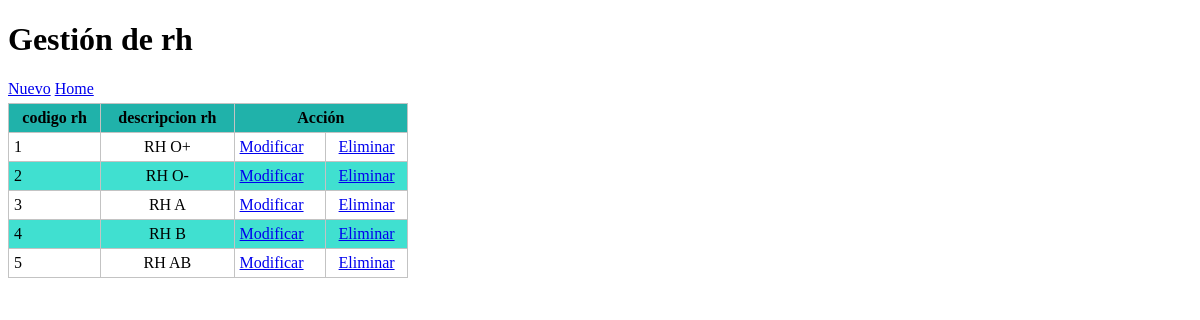
Screenshot of /rh/index.php with the database file from the repository.
### tables this page shows
CREATE TABLE IF NOT EXISTS `rh` (
  `cod_rh` varchar(30) NOT NULL,
  `desc_rh` varchar(40) NOT NULL,
  PRIMARY KEY (`cod_rh`)
);

### rh/view/viewClass.php (called while the page is built, shortened)
<?php
class viewCLass {
    static public function renderHTML($view, $args = NULL) {
        include_once 'template/' . $view;
    }
}
?>

### librerias/conexion.php (called while the page is built, shortened)
<?php
class conexion {
    static private $host = 'localhost';
    static private $dbname = 'trabajo',
            $user = 'root',
            $password = '',
            $driver = 'mysql',
            $instance = null;
    static public function getInstance() {
        return self::$instance;
    }
    static private function connect() {
        try {
            $dsn = self::$driver
                    . ':host=' . self::$host
                    . ';dbname=' . self::$dbname;
            self::$instance = new PDO($dsn, self::$user);
            return true;
        } catch (PDOException $e) {
            echo $e->getmessage();
        }
    }
}
?>

### rh/model/modelClass.php (called while the page is built, shortened)
<?php
class modelClass {
    static public function getAll() {
        try {
            $sql = 'SELECT * from rh ';
            return conexion::getinstance()->query($sql)->fetchAll(PDO::FETCH_ASSOC);
        } catch (PDOException $e) {
            return $e;
        }
    }
}
?>

### rh/view/template/index.php (the view, shortened to what this page needs)
<!DOCTYPE html>
<html lang="es">
    <head>
        <link rel="stylesheet" media="screen" href="css/main.css">
    </head>
    <body>
        <h1>Gestión de rh</h1>
        <div id="lnkNuevo">
            <a href="index.php?action=create">Nuevo</a>
             <td> <a href="/mitaller" title="Regresar al inicio">Home</a></td>
        </div>
        <table id="tblContenido">
            <thead>
                <tr>
                    <th>codigo rh</th>
                    <th>descripcion rh</th>
                    <th colspan="2">Acción</th>
                </tr>
            </thead>
            <tbody>
                <?php foreach ($datos as $row): ?>
                    <tr>
                        <td><?php echo $row['cod_rh']; ?></td>
                        <td><?php echo $row['desc_rh']; ?></td>
                        <td><a href="index.php?action=update&amp;id=<?php echo $row['cod_rh'] ?>">Modificar</a></td>
                        <td><a  href="index.php?action=delete&amp;id=<?php echo $row['cod_rh'] ?>">Eliminar</a></td>
                    </tr>
                <?php endforeach ?>
            </tbody>
        </table>
    </body>
</html>

### rh/css/main.css (style rules this page uses)
#lnkNuevo { margin-bottom: 5px; }
#tblContenido { border: solid #c3c3c3 1px; width: 400px; border-spacing: 0px; border-collapse: collapse; }
#tblContenido thead tr th { background-color: #20B2AA; }
#tblContenido tbody tr td, #tblContenido thead tr th { margin: 0px; padding: 0px; border: solid #c3c3c3 1px; padding: 5px; }
#tblContenido tbody tr:nth-child(2n) { background-color: #40E0D0; padding: 10px 0px; }
#tblContenido tbody tr td:last-child, #tblContenido tbody tr td:nth-child(2) { text-align: center; }

### rows the page displays
rh: cod_rh "1", desc_rh "RH O+"
rh: cod_rh "2", desc_rh "RH O-"
rh: cod_rh "3", desc_rh "RH A"
rh: cod_rh "4", desc_rh "RH B"
rh: cod_rh "5", desc_rh "RH AB"
